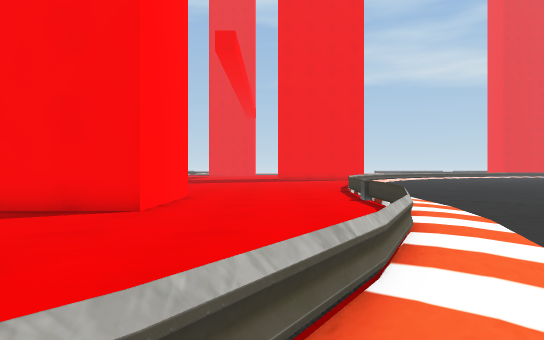
[1] (above)

22 first-person views from a walk through a scene from a Unity 3-D project. The camera is 0.68 m above the floor, looks level and sees 75° across. The floor is counted in squares, 1 m on a side. Each view is taken from the middle of a square. On the plan, view 1 faces up. The plan holds only what a view shows up to about 10 squares ahead; the rest is blank. The place goes on beyond the plan. Some surface patterns are stand-ins.

[2]
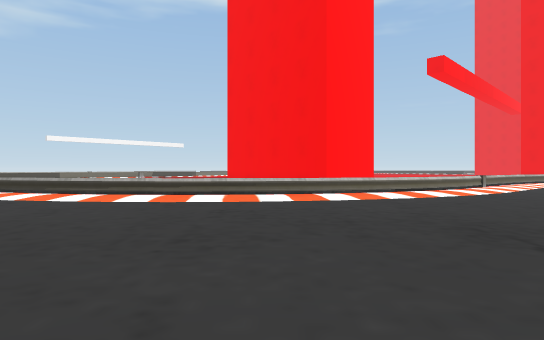

[3]
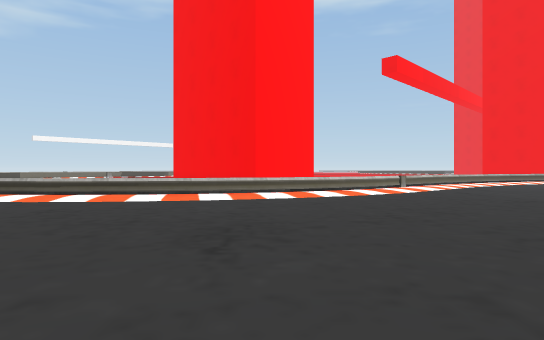

[4]
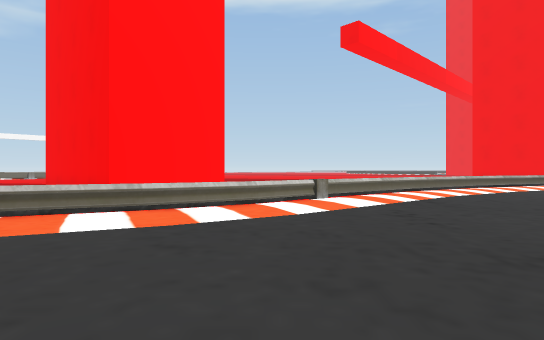

[5]
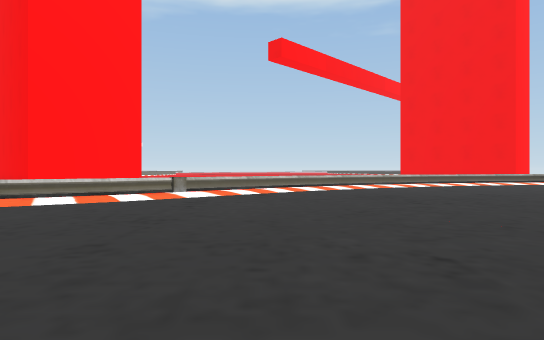

[6]
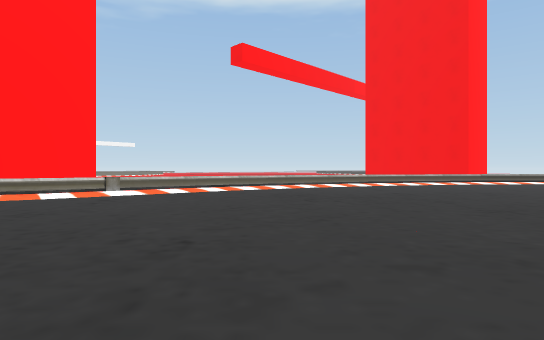

[7]
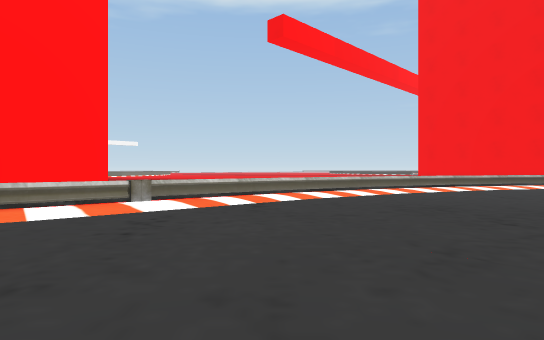

[8]
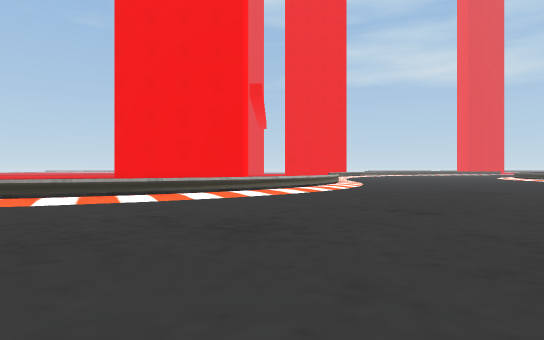

[9]
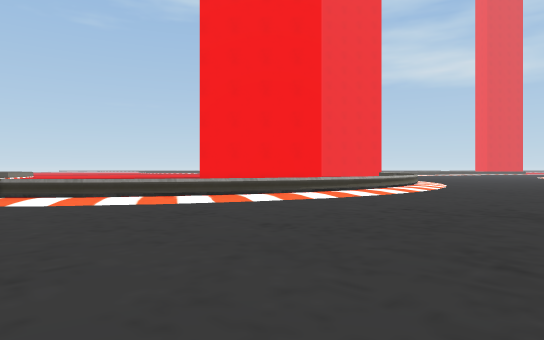

[10]
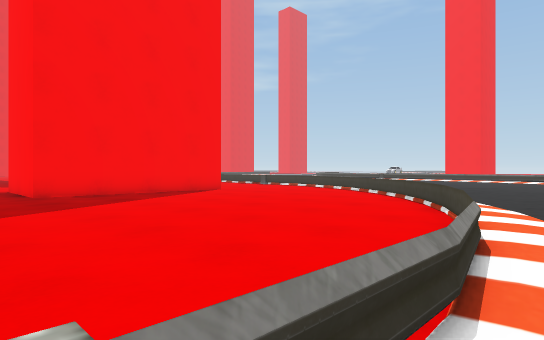

[11]
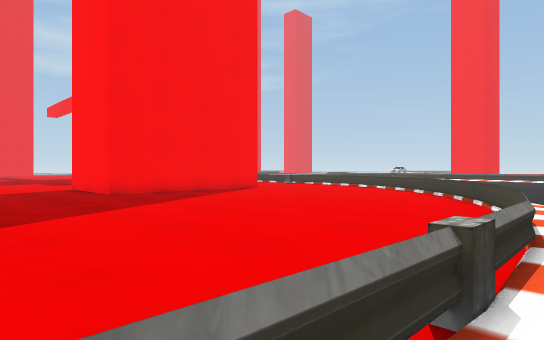

[12]
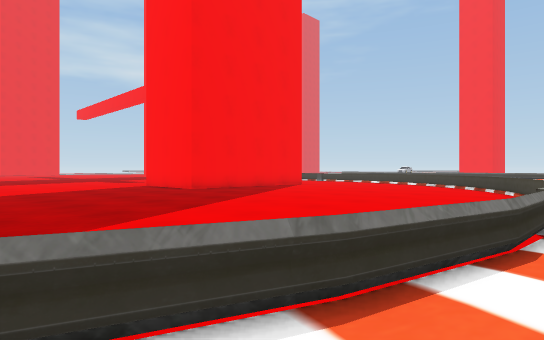

[13]
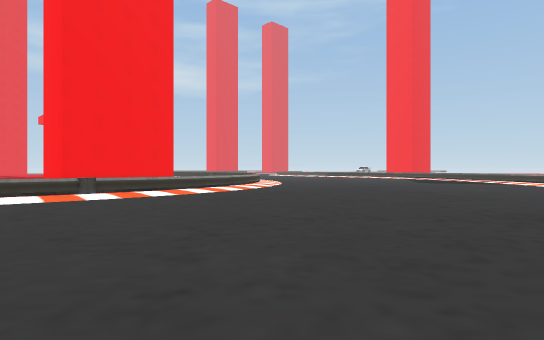

[14]
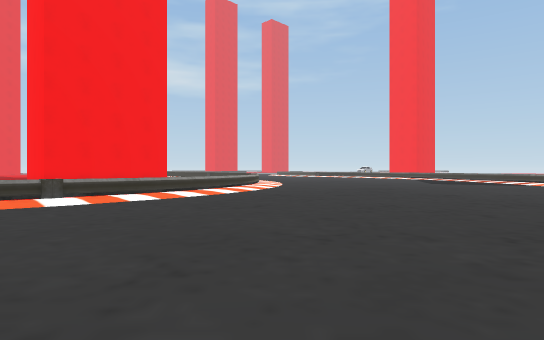

[15]
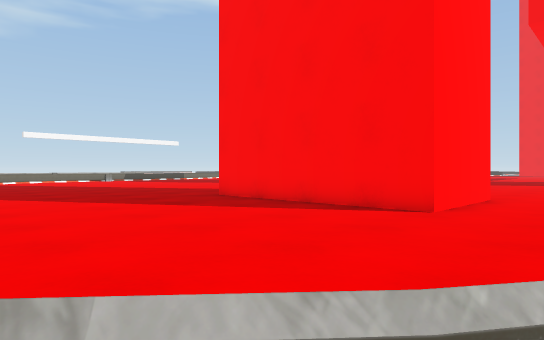

[16]
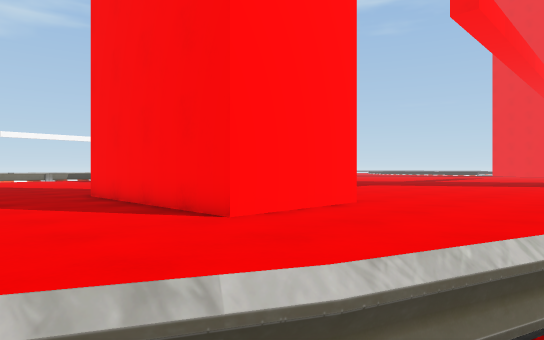

[17]
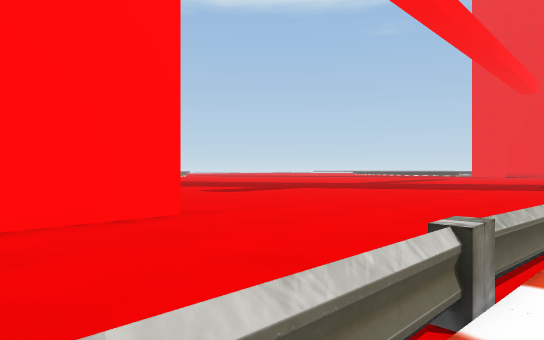

[18]
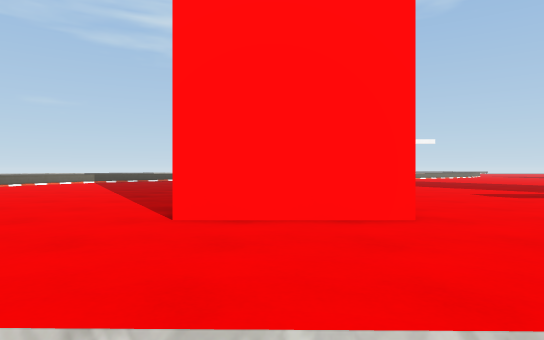

[19]
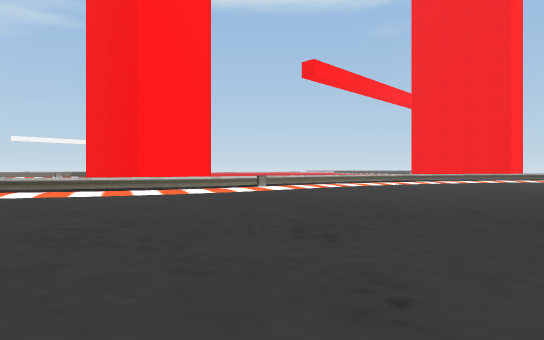

[20]
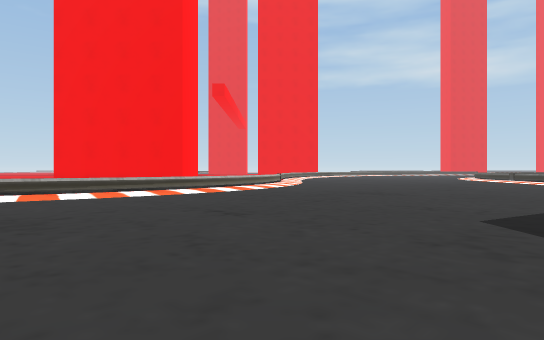

[21]
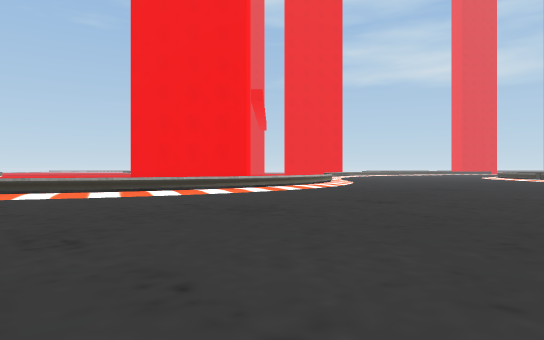

[22]
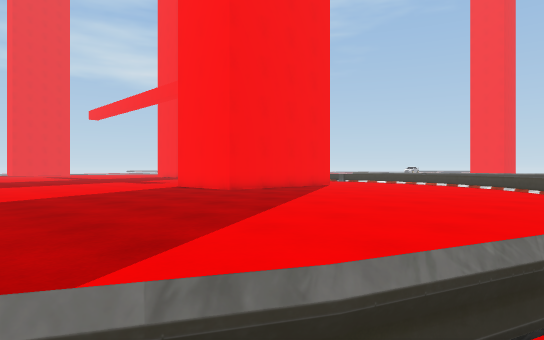

### Floor plan
Key: @ floor where view 1 was taken; # wall or solid block; . main floor; : floor 0.05 m higher than the main floor; = window, fence, low wall or low ledge.
Columns run from 17 left of view 1 to 13 right of it. Each row starts with its distance up from view 1.
 16                ....   .......
 15           ..  .....  :........
 14           ......... =:........
 13           ......... =.........
 12           ......... =.........
 11             ........=.........
 10               #....==.........
  9               #.....:..........
  8               #....=:..........
  7   ..    #######....=:..........
  6  .... .............=:.........
  5  ..................=......... .
  4  .................==..........
  3  .................=:..........
  2  ................==...........
  1  ...............==:..........
  0 ................=@.......... .
 -1 ..............===..........
 -2  ............==:...........
 -3 ==.........===:...........
 -4 :===========:............
 -5  ..:::::::...............
 -6     ....................
 -7     ...................
 -8     ...................
 -9     ..................
-10    ..................
-11    .................
-12    ...............
-13     ..........  .
-14    . ...

Where each view was taken, in squares from view 1:
view 1: 0 up, 0 right, facing up
view 2: 5 down, 6 right, facing up-left
view 3: 3 down, 8 right, facing up-left
view 4: 3 up, 7 right, facing up-left
view 5: 4 up, 11 right, facing up-left
view 6: 5 up, 13 right, facing up-left
view 7: 6 up, 9 right, facing up-left
view 8: 11 down, 1 left, facing up
view 9: 12 down, 5 left, facing up
view 10: 5 down, 11 left, facing up-right
view 11: 5 down, 13 left, facing up-right
view 12: 5 down, 16 left, facing up-right
view 13: 14 down, 14 left, facing up-right
view 14: 13 down, 13 left, facing up-right
view 15: 0 up, 0 right, facing up-left
view 16: 3 up, 2 right, facing up-left
view 17: 7 up, 3 right, facing up-left
view 18: 8 up, 3 right, facing left
view 19: 0 up, 12 right, facing up-left
view 20: 11 down, 2 right, facing up
view 21: 13 down, 1 left, facing up
view 22: 4 down, 17 left, facing up-right
